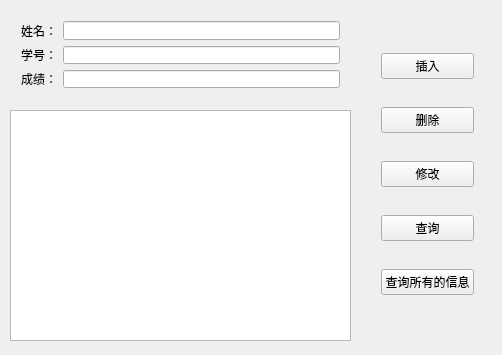
<?xml version="1.0" encoding="UTF-8"?>
<ui version="4.0">
 <class>Widget</class>
 <widget class="QWidget" name="Widget">
  <property name="geometry">
   <rect>
    <x>0</x>
    <y>0</y>
    <width>502</width>
    <height>355</height>
   </rect>
  </property>
  <property name="windowTitle">
   <string>Widget</string>
  </property>
  <widget class="QTextEdit" name="textEdit">
   <property name="geometry">
    <rect>
     <x>10</x>
     <y>110</y>
     <width>341</width>
     <height>231</height>
    </rect>
   </property>
  </widget>
  <widget class="QWidget" name="">
   <property name="geometry">
    <rect>
     <x>10</x>
     <y>10</y>
     <width>341</width>
     <height>89</height>
    </rect>
   </property>
   <layout class="QGridLayout" name="gridLayout">
    <item row="0" column="0">
     <widget class="QLabel" name="labelName">
      <property name="text">
       <string>姓名：</string>
      </property>
     </widget>
    </item>
    <item row="0" column="1">
     <widget class="QLineEdit" name="lineEditName">
      <property name="text">
       <string/>
      </property>
     </widget>
    </item>
    <item row="1" column="0">
     <widget class="QLabel" name="labelNumber">
      <property name="text">
       <string>学号：</string>
      </property>
     </widget>
    </item>
    <item row="1" column="1">
     <widget class="QLineEdit" name="lineEditNumber">
      <property name="text">
       <string/>
      </property>
     </widget>
    </item>
    <item row="2" column="0">
     <widget class="QLabel" name="labelScore">
      <property name="text">
       <string>成绩：</string>
      </property>
     </widget>
    </item>
    <item row="2" column="1">
     <widget class="QLineEdit" name="lineEditScore">
      <property name="text">
       <string/>
      </property>
     </widget>
    </item>
   </layout>
  </widget>
  <widget class="QWidget" name="">
   <property name="geometry">
    <rect>
     <x>370</x>
     <y>20</y>
     <width>115</width>
     <height>311</height>
    </rect>
   </property>
   <layout class="QGridLayout" name="gridLayout_2">
    <item row="0" column="0">
     <widget class="QPushButton" name="pushButtonInsert">
      <property name="text">
       <string>插入</string>
      </property>
     </widget>
    </item>
    <item row="1" column="0">
     <widget class="QPushButton" name="pushButtonDelete">
      <property name="text">
       <string>删除</string>
      </property>
     </widget>
    </item>
    <item row="2" column="0">
     <widget class="QPushButton" name="pushButtonUpdate">
      <property name="text">
       <string>修改</string>
      </property>
     </widget>
    </item>
    <item row="3" column="0">
     <widget class="QPushButton" name="pushButtonSearch">
      <property name="text">
       <string>查询</string>
      </property>
     </widget>
    </item>
    <item row="4" column="0">
     <widget class="QPushButton" name="pushButtonSearchAll">
      <property name="text">
       <string>查询所有的信息</string>
      </property>
     </widget>
    </item>
   </layout>
  </widget>
 </widget>
 <layoutdefault spacing="6" margin="11"/>
 <resources/>
 <connections/>
</ui>
